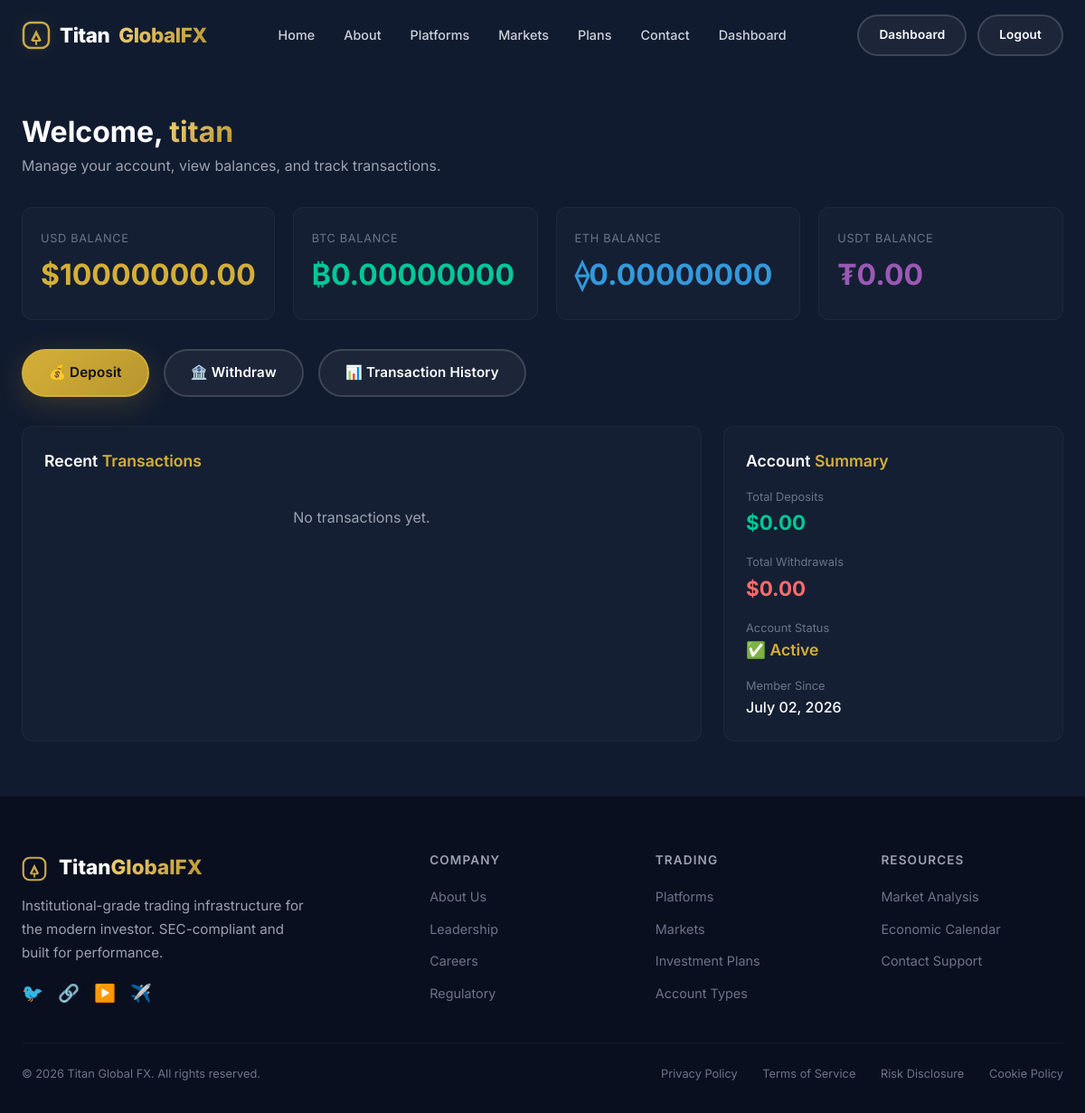
Page /dashboard/ (signed in) on the committed database.
### accounts/models.py (models this page shows, shortened)
class User(AbstractUser):
    phone = models.CharField(max_length=20, blank=True)
    country = models.CharField(max_length=100, blank=True)
    security_pin = models.CharField(max_length=6, blank=True)
    usd_balance = models.DecimalField(max_digits=20, decimal_places=2, default=0)
    btc_balance = models.DecimalField(max_digits=20, decimal_places=8, default=0)
    eth_balance = models.DecimalField(max_digits=20, decimal_places=8, default=0)
    usdt_balance = models.DecimalField(max_digits=20, decimal_places=2, default=0)
    can_withdraw = models.BooleanField(default=True)
    withdraw_disabled_at = models.DateTimeField(null=True, blank=True)
    withdraw_disable_reason = models.TextField(blank=True)
    unlock_code = models.CharField(max_length=20, blank=True, null=True)
    created_at = models.DateTimeField(auto_now_add=True)
    updated_at = models.DateTimeField(auto_now=True)

### dashboard/views.py (the view)
# urls.py: path('', views.dashboard_index, name='index'),
@login_required
def dashboard_index(request):
    user = request.user
    recent_transactions = Transaction.objects.filter(user=user).order_by('-created_at')[:10]
    total_deposits = Transaction.objects.filter(
        user=user,
        transaction_type='deposit',
        status='completed'
    ).aggregate(total=models.Sum('amount'))['total'] or 0
    total_withdrawals = Transaction.objects.filter(
        user=user,
        transaction_type='withdraw',
        status='completed'
    ).aggregate(total=models.Sum('amount'))['total'] or 0
    context = {
        'user': user,
        'usd_balance': user.usd_balance,
        'btc_balance': user.btc_balance,
        'eth_balance': user.eth_balance,
        'usdt_balance': user.usdt_balance,
        'recent_transactions': recent_transactions,
        'total_deposits': total_deposits,
        'total_withdrawals': total_withdrawals,
    }
    return render(request, 'dashboard/index.html', context)

### core/context_processors.py (called while the page is built)
def site_settings(request):
    return {
        'site_settings': {
            'site_name': 'Titan Global FX',
            'site_description': 'Institutional-grade trading infrastructure',
        }
    }

### templates/dashboard/index.html (shortened to what this page needs)
{% extends 'base.html' %}
{% load static %}
{% block content %}
<section class="dashboard-section">
    <div class="container">
        <div class="dashboard-header">
            <h1>Welcome, <span class="highlight">{{ user.first_name|default:user.username }}</span></h1>
            <p>Manage your account, view balances, and track transactions.</p>
        </div>
        <div class="balance-grid">
            <div class="balance-card">
                <div class="balance-label">USD Balance</div>
                <div class="balance-amount gold">${{ user.usd_balance|floatformat:2 }}</div>
            </div>
            <div class="balance-card">
                <div class="balance-label">BTC Balance</div>
                <div class="balance-amount green">₿{{ user.btc_balance|floatformat:8 }}</div>
            </div>
            <div class="balance-card">
                <div class="balance-label">ETH Balance</div>
                <div class="balance-amount blue">⟠{{ user.eth_balance|floatformat:8 }}</div>
            </div>
            <div class="balance-card">
                <div class="balance-label">USDT Balance</div>
                <div class="balance-amount purple">₮{{ user.usdt_balance|floatformat:2 }}</div>
            </div>
        </div>
        <div class="dashboard-actions">
            <a href="{% url 'transactions:deposit' %}" class="btn btn-primary">💰 Deposit</a>
            <a href="{% url 'transactions:withdraw' %}" class="btn btn-secondary {% if not user.can_withdraw %}hidden{% endif %}">
                🏦 Withdraw
            </a>
            <a href="{% url 'transactions:list' %}" class="btn btn-secondary">📊 Transaction History</a>
        </div>
        <div class="dashboard-grid">
            <div class="dashboard-card">
                <h3>Recent <span class="highlight">Transactions</span></h3>
                {% if recent_transactions %}
                    {% for tx in recent_transactions %}
                    <div class="transaction-item">
                        <div class="tx-info">
                            <span class="tx-type {{ tx.transaction_type }}">{{ tx.get_transaction_type_display }}</span>
                            <span class="tx-date">{{ tx.created_at|date:"M d, Y H:i" }}</span>
                        </div>
                        <div style="display:flex;align-items:center;gap:12px;">
                            <span class="tx-amount {% if tx.transaction_type == 'deposit' %}positive{% else %}negative{% endif %}">
                                {% if tx.transaction_type == 'deposit' %}+{% else %}-{% endif %}${{ tx.amount|floatformat:2 }}
                            </span>
                            <span class="tx-status {{ tx.status }}">{{ tx.status }}</span>
                        </div>
                    </div>
                    {% endfor %}
                {% else %}
                    <p style="color:var(--gray-400);text-align:center;padding:20px 0;">No transactions yet.</p>
                {% endif %}
            </div>
            <div class="dashboard-card">
                <h3>Account <span class="highlight">Summary</span></h3>
                <div style="display:flex;flex-direction:column;gap:16px;">
                    <div>
                        <div style="font-size:0.8rem;color:var(--gray-500);">Total Deposits</div>
                        <div style="font-size:1.4rem;font-weight:700;color:var(--green);">${{ total_deposits|floatformat:2 }}</div>
                    </div>
                    <div>
                        <div style="font-size:0.8rem;color:var(--gray-500);">Total Withdrawals</div>
                        <div style="font-size:1.4rem;font-weight:700;color:var(--red);">${{ total_withdrawals|floatformat:2 }}</div>
                    </div>
                    <div>
                        <div style="font-size:0.8rem;color:var(--gray-500);">Account Status</div>
                        <div style="font-size:1.1rem;font-weight:600;color:var(--gold);">
                            {% if user.can_withdraw %}✅ Active{% else %}🔒 Restricted{% endif %}
                        </div>
                    </div>
                    <div>
                        <div style="font-size:0.8rem;color:var(--gray-500);">Member Since</div>
                        <div style="font-size:1rem;font-weight:500;">{{ user.date_joined|date:"F d, Y" }}</div>
                    </div>
                </div>
            </div>
        </div>
    </div>
</section>
{% endblock %}

### static/css/style.css (style rules this page uses)
*, *::before, *::after { margin: 0; padding: 0; box-sizing: border-box; }
:root { --navy: #0a0f1f; --navy-light: #111b2f; --navy-mid: #16243b; --gold: #d4af37; --gold-light: #f0d078; --gold-dark: #b8962e; --gold-glow: rgba(212, 175, 55, 0.25); --white: #ffffff; --gray-100: #f0f2f5; --gray-200: #e4e7ec; --gray-300: #cdd1d9; --gray-400: #9aa1b0; --gray-500: #6b7488; --gray-600: #4a5268; --gray-700: #2d3548; --gray-800: #1a2236; --green: #00c897; --red: #ff6b6b; --shadow-sm: 0 2px 12px rgba(0, 0, 0, 0.3); --shadow-md: 0 8px 32px rgba(0, 0, 0, 0.4); --shadow-lg: 0 16px 64px rgba(0, 0, 0, 0.5); --shadow-gold: 0 8px 32px rgba(212, 175, 55, 0.2); --radius: 12px; --radius-lg: 20px; --transition: 0.4s cubic-bezier(0.25, 0.46, 0.45, 0.94); --font: 'Inter', -apple-system, BlinkMacSystemFont, 'Segoe UI', Roboto, sans-serif; }
html { scroll-behavior: smooth; font-size: 16px; }
body { font-family: var(--font); background: var(--navy); color: var(--white); line-height: 1.6; overflow-x: hidden; -webkit-font-smoothing: antialiased; }
a { color: inherit; text-decoration: none; }
.container { max-width: 1240px; margin: 0 auto; padding: 0 24px; }
.btn { display: inline-flex; align-items: center; justify-content: center; gap: 8px; padding: 14px 36px; font-weight: 600; font-size: 0.95rem; border-radius: 50px; transition: var(--transition); border: 2px solid transparent; letter-spacing: 0.01em; position: relative; overflow: hidden; background: transparent; }
.btn-primary { background: linear-gradient(135deg, var(--gold), var(--gold-dark)); color: var(--navy); border-color: var(--gold); box-shadow: var(--shadow-gold); }
.btn-secondary { background: rgba(255, 255, 255, 0.05); color: var(--white); border-color: rgba(255, 255, 255, 0.15); backdrop-filter: blur(4px); }
.btn-primary::after { content: ''; position: absolute; top: -50%; left: -50%; width: 200%; height: 200%; background: linear-gradient(45deg, transparent, rgba(255, 255, 255, 0.1), transparent); transform: rotate(45deg) translateX(-100%); transition: transform 0.8s ease; }

### templates/dashboard/index.html (style rules this page uses)
.dashboard-section { padding-top: 120px; padding-bottom: 60px; background: var(--navy-light); min-height: 100vh; }
.dashboard-header { margin-bottom: 32px; }
.dashboard-header h1 { font-size: 2rem; font-weight: 700; }
.dashboard-header h1 .highlight { background: linear-gradient(135deg, var(--gold-light), var(--gold-dark)); -webkit-background-clip: text; -webkit-text-fill-color: transparent; background-clip: text; }
.dashboard-header p { color: var(--gray-400); }
.balance-grid { display: grid; grid-template-columns: repeat(4, 1fr); gap: 20px; margin-bottom: 32px; }
.balance-card { background: rgba(255, 255, 255, 0.02); border: 1px solid rgba(255, 255, 255, 0.04); border-radius: var(--radius); padding: 24px 20px; transition: var(--transition); }
.balance-card .balance-label { font-size: 0.8rem; color: var(--gray-500); text-transform: uppercase; letter-spacing: 0.05em; }
.balance-card .balance-amount { font-size: 2rem; font-weight: 700; margin-top: 4px; }
.balance-card .balance-amount.gold { color: var(--gold); }
.balance-card .balance-amount.green { color: var(--green); }
.balance-card .balance-amount.blue { color: #3498db; }
.balance-card .balance-amount.purple { color: #9b59b6; }
.dashboard-actions { display: flex; gap: 16px; margin-bottom: 32px; flex-wrap: wrap; }
.dashboard-actions .btn { padding: 12px 28px; }
.dashboard-grid { display: grid; grid-template-columns: 2fr 1fr; gap: 24px; }
.dashboard-card { background: rgba(255, 255, 255, 0.02); border: 1px solid rgba(255, 255, 255, 0.04); border-radius: var(--radius); padding: 24px; }
.dashboard-card h3 { font-size: 1.1rem; font-weight: 600; margin-bottom: 16px; }
.dashboard-card h3 .highlight { color: var(--gold); }

### rows in the picture
User: first_name "titan", usd_balance "10000000.00", btc_balance "0.00000000", eth_balance "0.00000000", usdt_balance "0.00", date_joined "July 02, 2026"

### other values in the picture
{{ total_deposits|floatformat:2 }} "0.00"
{{ total_withdrawals|floatformat:2 }} "0.00"
